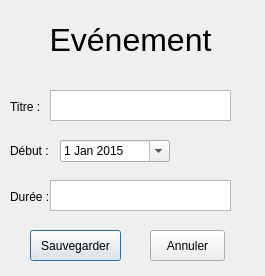
<?xml version="1.0" encoding="UTF-8"?>
<ui version="4.0">
 <class>FenEvenement</class>
 <widget class="QDialog" name="FenEvenement">
  <property name="geometry">
   <rect>
    <x>0</x>
    <y>0</y>
    <width>265</width>
    <height>276</height>
   </rect>
  </property>
  <property name="windowTitle">
   <string>Dialog</string>
  </property>
  <widget class="QWidget" name="verticalLayoutWidget">
   <property name="geometry">
    <rect>
     <x>0</x>
     <y>0</y>
     <width>261</width>
     <height>81</height>
    </rect>
   </property>
   <layout class="QVBoxLayout" name="verticalLayout">
    <item>
     <widget class="QLabel" name="label">
      <property name="text">
       <string>&lt;html&gt;&lt;head/&gt;&lt;body&gt;&lt;p align=&quot;center&quot;&gt;&lt;span style=&quot; font-size:24pt;&quot;&gt;Evénement&lt;/span&gt;&lt;/p&gt;&lt;/body&gt;&lt;/html&gt;</string>
      </property>
      <property name="textFormat">
       <enum>Qt::RichText</enum>
      </property>
     </widget>
    </item>
   </layout>
  </widget>
  <widget class="QPushButton" name="pushButton">
   <property name="geometry">
    <rect>
     <x>30</x>
     <y>230</y>
     <width>91</width>
     <height>31</height>
    </rect>
   </property>
   <property name="text">
    <string>Sauvegarder</string>
   </property>
  </widget>
  <widget class="QPushButton" name="pushButton_2">
   <property name="geometry">
    <rect>
     <x>150</x>
     <y>230</y>
     <width>75</width>
     <height>31</height>
    </rect>
   </property>
   <property name="text">
    <string>Annuler</string>
   </property>
  </widget>
  <widget class="QLabel" name="label_2">
   <property name="geometry">
    <rect>
     <x>10</x>
     <y>100</y>
     <width>47</width>
     <height>13</height>
    </rect>
   </property>
   <property name="text">
    <string>Titre :</string>
   </property>
  </widget>
  <widget class="QLabel" name="label_3">
   <property name="geometry">
    <rect>
     <x>10</x>
     <y>140</y>
     <width>47</width>
     <height>21</height>
    </rect>
   </property>
   <property name="text">
    <string>Début : </string>
   </property>
  </widget>
  <widget class="QLabel" name="label_4">
   <property name="geometry">
    <rect>
     <x>10</x>
     <y>190</y>
     <width>47</width>
     <height>13</height>
    </rect>
   </property>
   <property name="text">
    <string>Durée :</string>
   </property>
  </widget>
  <widget class="QTextEdit" name="textEdit">
   <property name="geometry">
    <rect>
     <x>50</x>
     <y>90</y>
     <width>181</width>
     <height>31</height>
    </rect>
   </property>
  </widget>
  <widget class="QTextEdit" name="textEdit_2">
   <property name="geometry">
    <rect>
     <x>50</x>
     <y>180</y>
     <width>181</width>
     <height>31</height>
    </rect>
   </property>
  </widget>
  <widget class="QDateEdit" name="dateEdit">
   <property name="geometry">
    <rect>
     <x>60</x>
     <y>140</y>
     <width>110</width>
     <height>22</height>
    </rect>
   </property>
   <property name="dateTime">
    <datetime>
     <hour>0</hour>
     <minute>0</minute>
     <second>0</second>
     <year>2015</year>
     <month>1</month>
     <day>1</day>
    </datetime>
   </property>
   <property name="minimumDateTime">
    <datetime>
     <hour>0</hour>
     <minute>0</minute>
     <second>0</second>
     <year>2015</year>
     <month>1</month>
     <day>1</day>
    </datetime>
   </property>
   <property name="calendarPopup">
    <bool>true</bool>
   </property>
  </widget>
 </widget>
 <resources/>
 <connections/>
</ui>
